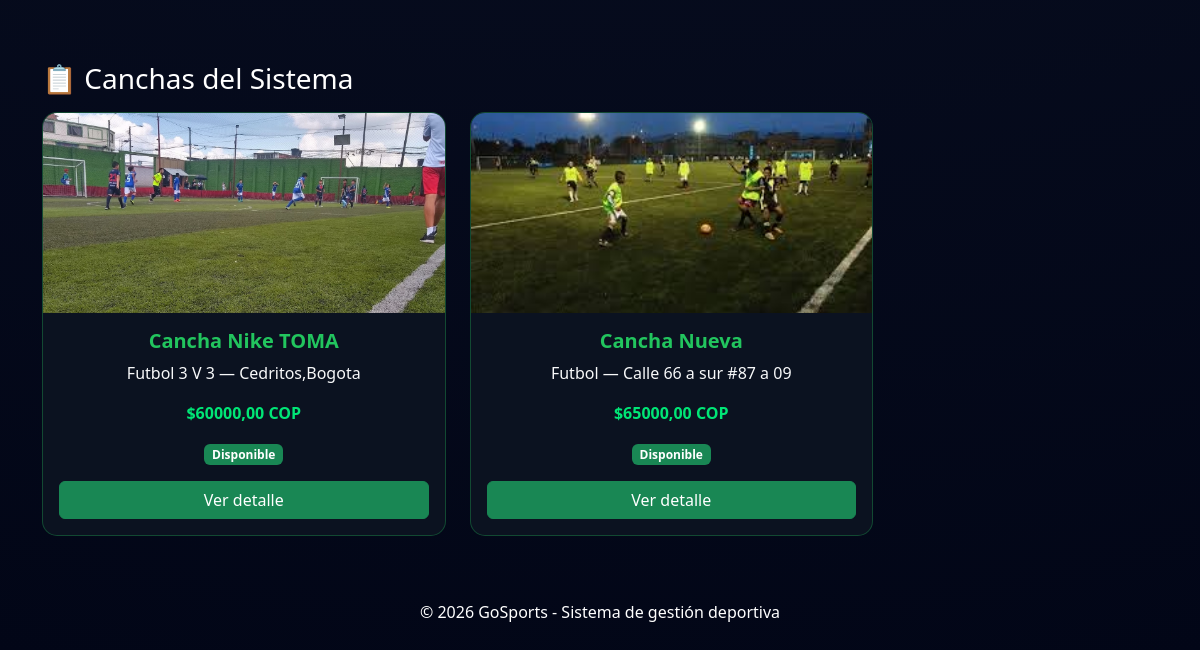
The app's page /reservas/canchas/ (lower part), older data.
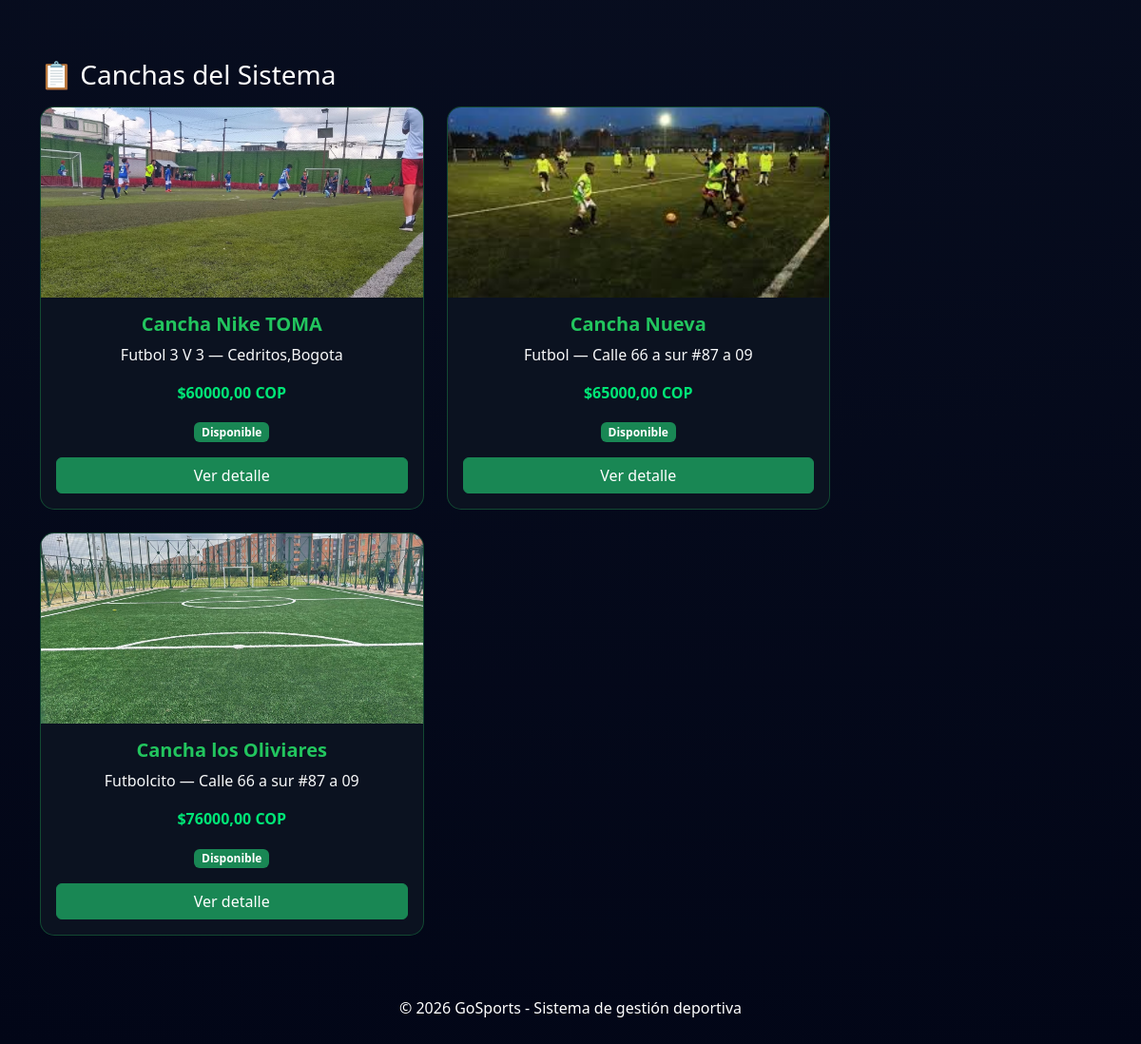
The same page, newer data.
### canchas/models.py (models this page shows, shortened)
class Cancha(models.Model):
    ESTADOS = [
        ('disponible', 'Disponible'),
        ('ocupado', 'Ocupado'),
        ('mantenimiento', 'Mantenimiento'),
    ]
    nombre = models.CharField(max_length=100)
    tipo = models.CharField(max_length=50)
    precio = models.DecimalField(max_digits=10, decimal_places=2)
    capacidad = models.IntegerField()
    estado = models.CharField(max_length=20, choices=ESTADOS)
    direccion = models.CharField(max_length=255)
    imagen = models.ImageField(upload_to='canchas/')

### reservas/views.py (the view)
# urls.py: path('canchas/', views.canchas_publico, name='canchas_publico'),
def canchas_publico(request):
    canchas_db = CanchaDB.objects.all()
    return render(request, 'canchas.html', {
        "canchas": CANCHAS_PUBLICO,
        "canchas_db": canchas_db,
    })

### templates/canchas.html (shortened to what this page needs)
{% load static %}
<!DOCTYPE html>
<html lang="es">
<head>
<link href="https://cdn.jsdelivr.net/npm/bootstrap@5.3.2/dist/css/bootstrap.min.css" rel="stylesheet">
<link rel="stylesheet" href="{% static 'css/canchas.css' %}">
</head>
<body>
<div class="container mt-4">
<div class="row">
<div class="col-md-9">
<div class="row" id="productList">
</div>
{% if canchas_db %}
<h3 class="mt-5 mb-3 text-white">📋 Canchas del Sistema</h3>
<div class="row" id="productListDB">
{% for c in canchas_db %}
<div class="col-md-6 mb-4 card-container"
data-price="{{ c.precio }}">
<div class="card h-100">
{% if c.imagen %}
<a href="{% url 'reservas:cancha_detalle_db' c.id %}">
<img src="{{ c.imagen.url }}"
class="card-img-top"
style="cursor:pointer;">
</a>
{% else %}
<img src="{% static 'img/cancha.jpg' %}" class="card-img-top">
{% endif %}
<div class="card-body text-center">
<h5 class="card-title">
<a href="{% url 'reservas:cancha_detalle_db' c.id %}">
{{ c.nombre }}
</a>
</h5>
<p class="text-light">{{ c.tipo }} — {{ c.direccion }}</p>
<p class="text-success fw-bold">${{ c.precio }} COP</p>
{% if c.estado == "disponible" %}
<span class="badge bg-success">Disponible</span>
{% elif c.estado == "ocupado" %}
<span class="badge bg-danger">Ocupado</span>
{% else %}
<span class="badge bg-warning text-dark">Mantenimiento</span>
{% endif %}
<div class="mt-3">
<a href="{% url 'reservas:cancha_detalle_db' c.id %}" class="btn btn-success w-100">
Ver detalle
</a>
</div>
</div>
</div>
</div>
{% endfor %}
</div>
{% endif %}
</div>
</div>
</div>
<footer class="text-center py-3 mt-4">
<p>© 2026 GoSports - Sistema de gestión deportiva</p>
</footer>
</body>
</html>

Row changes from the older to the newer data that the page shows:
added Cancha: imagen (picture), nombre "Cancha los Oliviares", tipo "Futbolcito", direccion "Calle 66 a sur #87 a 09", precio "76000,00", estado "Disponible"
